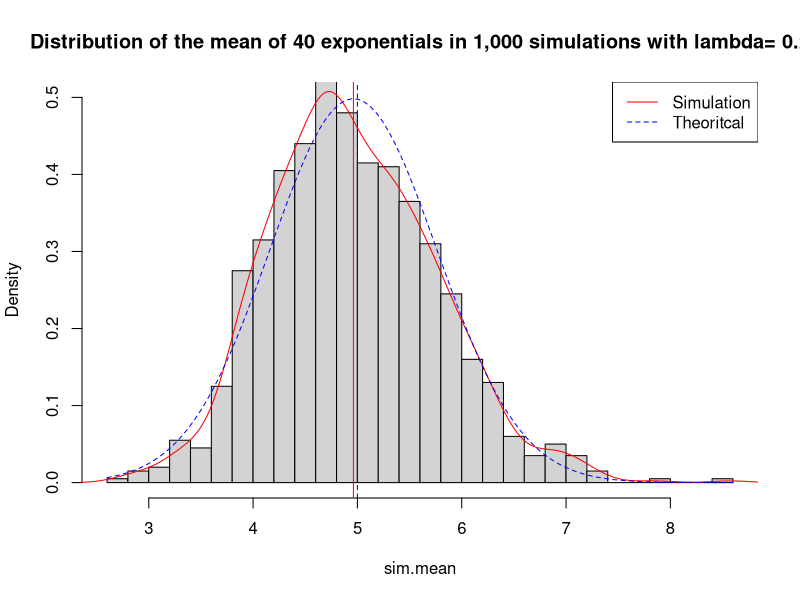
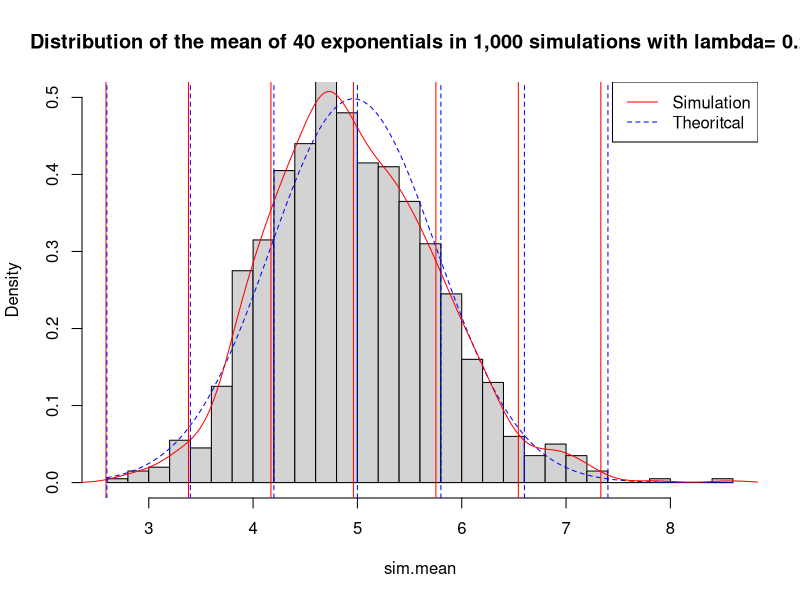
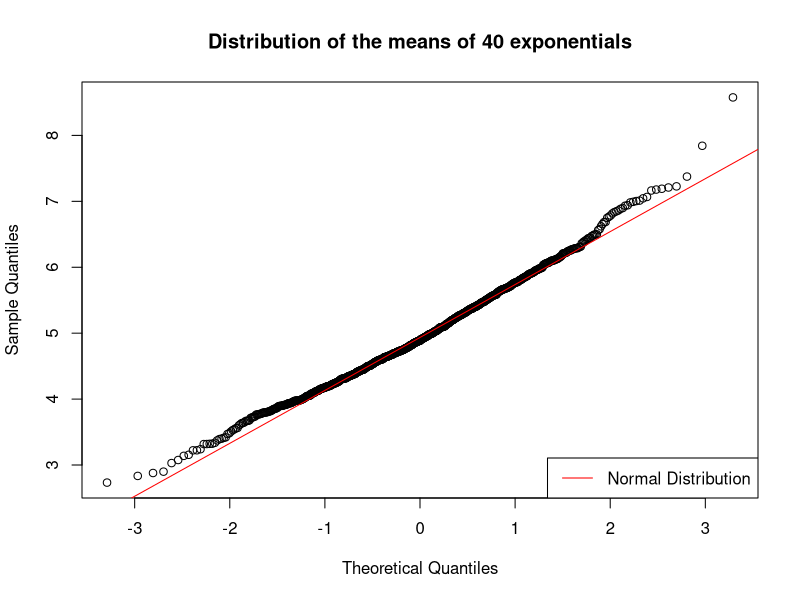

Recreate these plots in R, in order.
## ---- chunk 1
set.seed(17) # set seed
this_lambda <- 0.2 # set lambda
this_sample_size <- 40 # set sample size
# simulate with 40 exponential samples 1000 times
sim.set <- replicate(1000, rexp(this_sample_size, this_lambda)) 
# get the mean of each simulation
sim.mean <- apply(sim.set, 2, mean) 
## ---- chunk 2
# mean of the means of the simulations and the theoretical center 
c(mean(sim.mean), 1/this_lambda)
## ---- chunk 3
hist(sim.mean, probability=T, breaks=30, main="Distribution of the mean of 40 exponentials in 1,000 simulations with lambda= 0.2", ylim=c(0, 0.5), col="light grey")
abline(v=mean(sim.mean), col="red")
abline(v=1/this_lambda, col="blue", lty=2)
lines(density(sim.mean), col="red")
x<-seq(min(sim.mean), max(sim.mean),1000)
curve(dnorm(x, mean=mean(sim.mean), sd=sd(sim.mean)), add=TRUE, col="blue", lty=2)
legend('topright', legend=c("Simulation", "Theoritcal"), lty=c(1,2), col=c('red', 'blue'))
## ---- chunk 4
# Compare the standard deviation and variance in the sample and theory
matrix(c(sd(sim.mean), (1/this_lambda)/sqrt(this_sample_size),var(sim.mean), 
         1/((this_lambda^2) * this_sample_size)),ncol=2,byrow=TRUE, 
       dimnames=list(c("Standard deviation","Variance"), c("Sample", "Theory")))
## ---- chunk 5
sample_sd <- (1/this_lambda)/sqrt(this_sample_size)
this_sd <- sd(sim.mean)
hist(sim.mean, probability=T, breaks=30, main="Distribution of the mean of 40 exponentials in 1,000 simulations with lambda= 0.2", ylim=c(0, 0.5), col="light grey")
x<-seq(min(sim.mean), max(sim.mean),1000)
curve(dnorm(x, mean=mean(sim.mean), sd=sd(sim.mean)), add=TRUE, col="blue", lty=2)
legend('topright', legend=c("Simulation", "Theoritcal"), lty=c(1,2), col=c('red', 'blue'))
lines(density(sim.mean), col="red")
abline(v=mean(sim.mean), col="red")
abline(v=mean(sim.mean)+sample_sd, col="red")
abline(v=mean(sim.mean)-sample_sd, col="red")
abline(v=mean(sim.mean)+(2*sample_sd), col="red")
abline(v=mean(sim.mean)-(2*sample_sd), col="red")
abline(v=mean(sim.mean)+(3*sample_sd), col="red")
abline(v=mean(sim.mean)-(3*sample_sd), col="red")
abline(v=1/this_lambda, col="blue", lty=2)
abline(v=(1/this_lambda)+this_sd, col="blue", lty=2)
abline(v=(1/this_lambda)-this_sd, col="blue", lty=2)
abline(v=(1/this_lambda)+(2*this_sd), col="blue", lty=2)
abline(v=(1/this_lambda)-(2*this_sd), col="blue", lty=2)
abline(v=(1/this_lambda)+(3*this_sd), col="blue", lty=2)
abline(v=(1/this_lambda)-(3*this_sd), col="blue", lty=2)
## ---- chunk 6
# Compare the distribution of averages of 40 exponentials to a normal distribution
qqnorm(sim.mean, main="Distribution of the means of 40 exponentials")
qqline(sim.mean, col = "red")
legend('bottomright', legend="Normal Distribution", lty=1, col="red")
